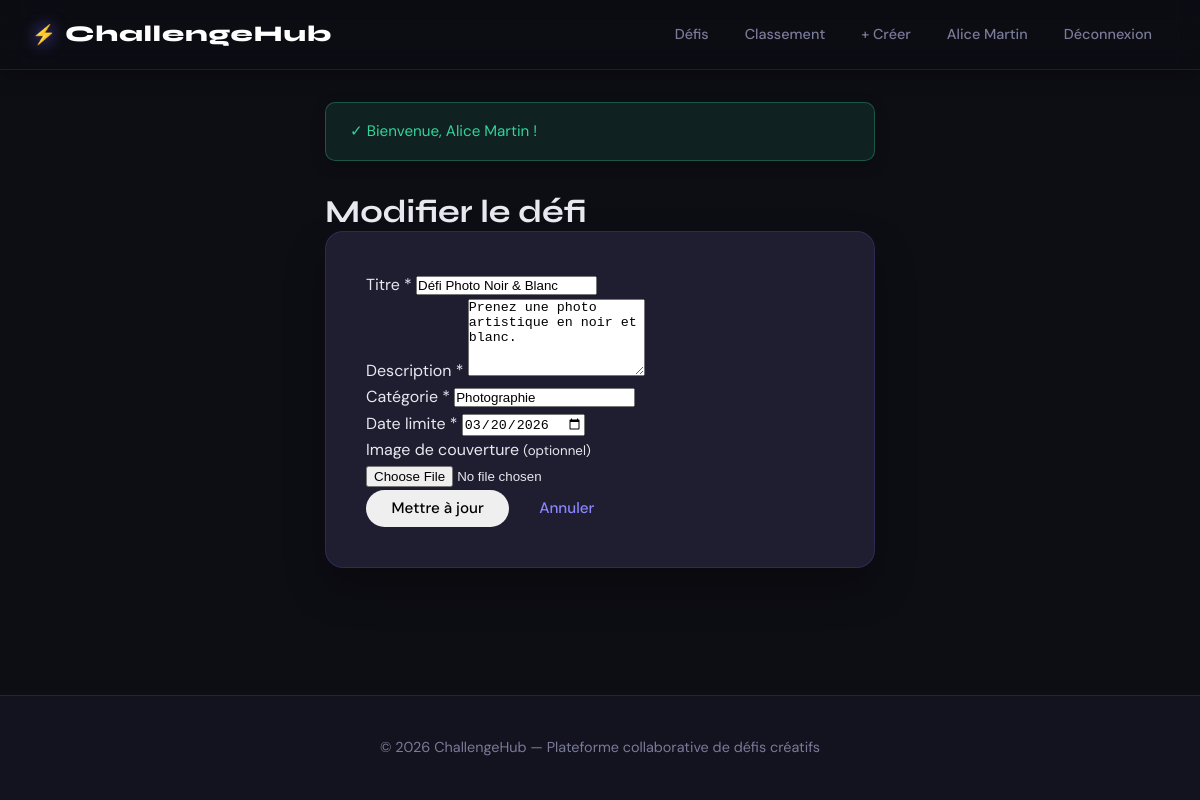
/index.php?controller=challenge&action=edit&id=1 (signed in), run on the app's committed database.
### tables this page shows
CREATE TABLE IF NOT EXISTS challenges (
    id          INT UNSIGNED    NOT NULL AUTO_INCREMENT,
    user_id     INT UNSIGNED    NOT NULL,
    title       VARCHAR(200)    NOT NULL,
    description TEXT            NOT NULL,
    category    VARCHAR(100)    NOT NULL,
    deadline    DATE            NOT NULL,
    image       VARCHAR(255)    NULL DEFAULT NULL,
    created_at  DATETIME        NOT NULL DEFAULT CURRENT_TIMESTAMP,
    updated_at  DATETIME        NOT NULL DEFAULT CURRENT_TIMESTAMP ON UPDATE CURRENT_TIMESTAMP,

    PRIMARY KEY (id),
    CONSTRAINT fk_challenges_user
        FOREIGN KEY (user_id) REFERENCES users(id)
        ON DELETE CASCADE
        ON UPDATE CASCADE,

    INDEX idx_challenges_category (category),
    INDEX idx_challenges_deadline (deadline),
    INDEX idx_challenges_created  (created_at)
);

### app/controllers/BaseController.php (called while the page is built, shortened)
<?php
abstract class BaseController
{
    protected function render(string $view, array $data = []): void
    {
        require_once APP_PATH . '/views/layouts/main.php';
    }
}

### app/controllers/ChallengeController.php (called while the page is built, shortened)
<?php
require_once __DIR__ . '/BaseController.php';
require_once APP_PATH . '/models/Challenge.php';
class ChallengeController extends BaseController
{
    private Challenge $challengeModel;
    public function __construct()
    {
        $this->challengeModel = new Challenge();
    }
    public function edit(int $id): void
    {
        $challenge = $this->challengeModel->findById($id);
        $this->render('challenge/form', [
            'pageTitle' => 'Modifier le défi',
            'errors'    => [],
            'old'       => $challenge,
            'challenge' => $challenge,
            'csrf'      => $this->generateCsrfToken(),
        ]);
    }
}

### index.php (called while the page is built, shortened)
<?php
require_once __DIR__ . '/config/Database.php';
$action     = $_GET['action']     ?? 'index';
$id         = isset($_GET['id'])  ? (int) $_GET['id'] : null;
$ctrl = new $class();
$id !== null ? $ctrl->$action($id) : $ctrl->$action();

### config/Database.php (called while the page is built, shortened)
<?php
class Database
{
    private static ?Database $instance = null;
    private PDO $pdo;
    private function __construct()
    {
        $dsn = sprintf('mysql:host=%s;dbname=%s;charset=%s', DB_HOST, DB_NAME, DB_CHARSET);
        $options = [
            PDO::ATTR_ERRMODE            => PDO::ERRMODE_EXCEPTION,
            PDO::ATTR_DEFAULT_FETCH_MODE => PDO::FETCH_ASSOC,
            PDO::ATTR_EMULATE_PREPARES   => false,
        ];
        try {
            $this->pdo = new PDO($dsn, DB_USER, DB_PASS, $options);
        } catch (PDOException $e) {
            if (DEBUG_MODE) die('DB Error: ' . $e->getMessage());
            else die('Erreur interne. Veuillez réessayer.');
        }
    }
    public static function getInstance(): Database
    {
        if (self::$instance === null) self::$instance = new self();
        return self::$instance;
    }
    public function getConnection(): PDO { return $this->pdo; }
}

### app/models/Challenge.php (called while the page is built, shortened)
<?php
class Challenge {
    private PDO $db;
    public function __construct() { $this->db = Database::getInstance()->getConnection(); }
    public function findById(int $id): ?array { $s=$this->db->prepare('SELECT c.*,u.name AS author_name FROM challenges c JOIN users u ON c.user_id=u.id WHERE c.id=?');$s->execute([$id]);return $s->fetch()?:null; }
public function getLatest(int $limit = 5): array
{
    $sql = "SELECT c.*, u.name AS author_name,
                   (SELECT COUNT(*) FROM submissions s WHERE s.challenge_id = c.id) AS submission_count
            FROM challenges c
            JOIN users u ON c.user_id = u.id
            ORDER BY c.created_at DESC
            LIMIT :limit";
    $stmt = $this->db->prepare($sql);
    $stmt->bindParam(':limit', $limit, PDO::PARAM_INT);
    $stmt->execute();
    return $stmt->fetchAll();
}}

### app/views/challenge/form.php (the view, shortened to what this page needs)
<div class="form-page">
  <h1><?= $challenge && isset($challenge['id']) ? 'Modifier le défi' : 'Créer un défi' ?></h1>
  <form method="POST"
    action="<?= APP_URL ?>/index.php?controller=challenge&action=<?= $challenge && isset($challenge['id']) ? 'update&id=' . $challenge['id'] : 'store' ?>"
    enctype="multipart/form-data" class="form-card">
    <div class="field <?= isset($errors['title']) ? 'field--error' : '' ?>">
      <label>Titre *</label>
      <input type="text" name="title" value="<?= htmlspecialchars($challenge['title'] ?? '', ENT_QUOTES, 'UTF-8') ?>" placeholder="Un titre accrocheur" required>
    </div>
    <div class="field <?= isset($errors['description']) ? 'field--error' : '' ?>">
      <label>Description *</label>
      <textarea name="description" rows="5" placeholder="Décrivez votre défi en détail..." required><?= htmlspecialchars($challenge['description'] ?? '', ENT_QUOTES, 'UTF-8') ?></textarea>
    </div>
    <div class="field-row">
      <div class="field <?= isset($errors['category']) ? 'field--error' : '' ?>">
        <label>Catégorie *</label>
        <input type="text" name="category" value="<?= htmlspecialchars($challenge['category'] ?? '', ENT_QUOTES, 'UTF-8') ?>" placeholder="ex: Photographie, Design, Écriture..." required>
      </div>
      <div class="field <?= isset($errors['deadline']) ? 'field--error' : '' ?>">
        <label>Date limite *</label>
        <input type="date" name="deadline" value="<?= htmlspecialchars($challenge['deadline'] ?? '', ENT_QUOTES, 'UTF-8') ?>" min="<?= date('Y-m-d', strtotime('+1 day')) ?>" required>
      </div>
    </div>
    <div class="field">
      <label>Image de couverture <small>(optionnel)</small></label>
      <input type="file" name="image" accept="image/*">
    </div>
    <div class="form-actions">
      <button type="submit" class="btn btn--primary btn--lg"><?= $challenge && isset($challenge['id']) ? 'Mettre à jour' : 'Publier le défi' ?></button>
      <a href="<?= APP_URL ?>/index.php?controller=challenge&action=index" class="btn btn--outline">Annuler</a>
    </div>
  </form>
</div>

### public/css/style.css (style rules this page uses)
*, *::before, *::after { box-sizing: border-box; margin: 0; padding: 0; }
:root { --ink: #0d0d14; --ink2: #1a1a2e; --violet: #6c63ff; --violet2: #8b85ff; --violet-dim: #2e2a5e; --gold: #f5a623; --surface: #13131f; --surface2: #1e1e30; --border: rgba(108, 99, 255, 0.18); --text: #e8e8f0; --muted: #7a7a99; --success: #34d399; --danger: #f87171; --warning: #fbbf24; --radius: 10px; --radius-lg: 18px; --transition: all 0.2s ease; }
html { scroll-behavior: smooth; }
body { font-family: 'DM Sans', sans-serif; background: var(--ink); color: var(--text); line-height: 1.65; min-height: 100vh; display: flex; flex-direction: column; }
h1, h2, h3, h4 { font-family: 'Syne', sans-serif; line-height: 1.2; }
a { color: var(--violet2); text-decoration: none; transition: var(--transition); }
.btn { display: inline-flex; align-items: center; justify-content: center; gap: 0.5rem; padding: 0.7rem 1.6rem; border-radius: 40px; font-family: 'DM Sans', sans-serif; font-weight: 500; font-size: 0.95rem; cursor: pointer; border: none; transition: var(--transition); text-decoration: none; line-height: 1; white-space: nowrap; }
.form-card { background: var(--surface2); border: 1px solid var(--border); border-radius: var(--radius-lg); padding: 2.5rem; max-width: 550px; margin: 0 auto; box-shadow: 0 20px 40px rgba(0, 0, 0, 0.3); }

### data on the page
challenges: title "Défi Photo Noir & Blanc", description "Prenez une photo artistique en noir et blanc.", category "Photographie", deadline "03/20/2026"

### other printed values
APP_NAME "ChallengeHub"
$_SESSION['user_name'] "Alice Martin"
$f['message'] "Bienvenue, Alice Martin !"
